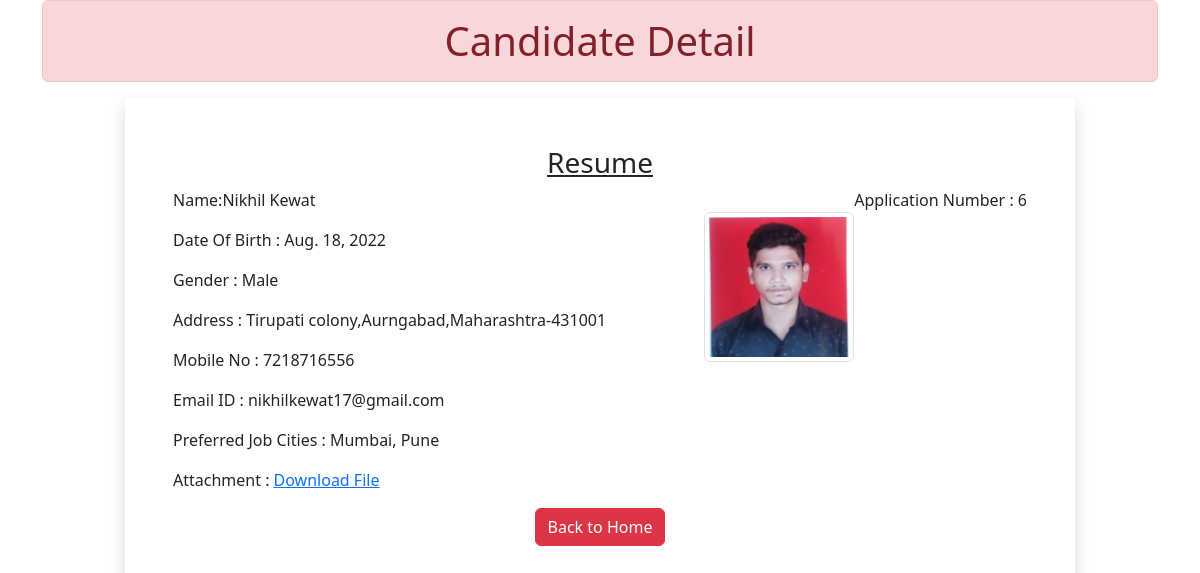
Page /6 on the committed database.
### myapp/models.py (models this page shows)
class Resume(models.Model):
    name = models.CharField(max_length=100)
    dob = models.DateField(auto_now=False,auto_now_add=False)
    gender = models.CharField(max_length=100)
    locality = models.CharField(max_length=100)
    city = models.CharField(max_length=100)
    pin = models.PositiveIntegerField()
    state = models.CharField(choices= STATE_CHOICE, max_length=100)
    mobile = models.PositiveIntegerField()
    email = models.EmailField()
    job_city = models.CharField(max_length=100)
    profile_image= models.ImageField(upload_to='profileimg/',blank=True)
    my_file = models.FileField(upload_to='doc/',blank=True)

### myapp/views.py (the view)
# urls.py: path('<int:pk>',views.CandidateView.as_view(),name='candidate'),
class CandidateView(View):
    def get(self,request,pk):
        candidate= Resume.objects.get(pk=pk)
        return render(request,'myapp/candidate.html',{'candidate':candidate})

### myapp/templatetags/myfilter.py (called while the page is built)
@register.filter(name='remove_special')
def remove_chars(value,arg):
    for character in arg:
        value = value.replace(character,"")
    return value

### myapp/templates/myapp/candidate.html (shortened to what this page needs)
<!DOCTYPE html>
{% load myfilter %}
<html lang="en">
<head>
    <link href="https://cdn.jsdelivr.net/npm/bootstrap@5.2.0/dist/css/bootstrap.min.css" rel="stylesheet"
>
</head>
<body>
  <div class="container">
      <h1 class="alert alert-danger text-center">Candidate Detail</h1>
      <div class="row">
          <div class="col-sm-10 shadow p-5 offset-sm-1">
              <h3 class="text-center"><u>Resume</u></h3>
              <p class="float-end">Application Number : {{candidate.id}}</p>
              <img src="{{candidate.profile_image.url}}" alt="" class="img-fluid img-thumbnail float-end mt-4" width="150" height="150">
              <p>Name:{{candidate.name}}</p>
              <p>Date Of Birth : {{candidate.dob}}</p>
              <p>Gender : {{candidate.gender}}</p>
              <p>Address : {{candidate.locality}},{{candidate.city}},{{candidate.state}}-{{candidate.pin}}</p>
              <p>Mobile No : {{candidate.mobile}}</p>
              <p>Email ID : {{candidate.email}}</p>
              <p>Preferred Job Cities : {{candidate.job_city|remove_special:"[]'"}}</p>
              <p>Attachment : <a href="{{candidate.my_file.url}}">Download File</a></p>
              <div class="text-center">
                  <a href="/" class="btn btn-danger">Back to Home</a>
              </div>
          </div>
      </div>
  </div>
</body>
</html>

### rows in the picture
Resume: id "6", profile_image (picture), name "Nikhil Kewat", dob "Aug. 18, 2022", gender "Male", locality "Tirupati colony", city "Aurngabad", state "Maharashtra", pin "431001", mobile "7218716556", email "nikhilkewat17@gmail.com", job_city|remove_special "Mumbai, Pune"
